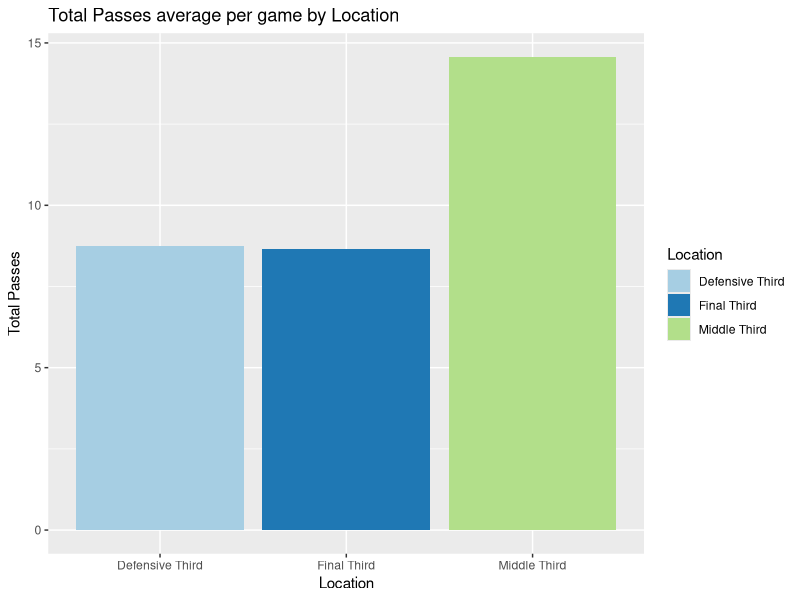
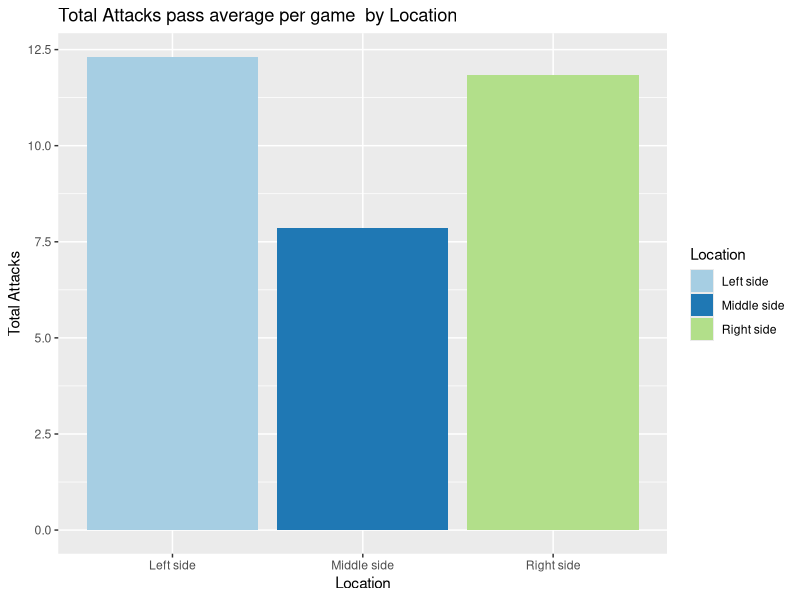
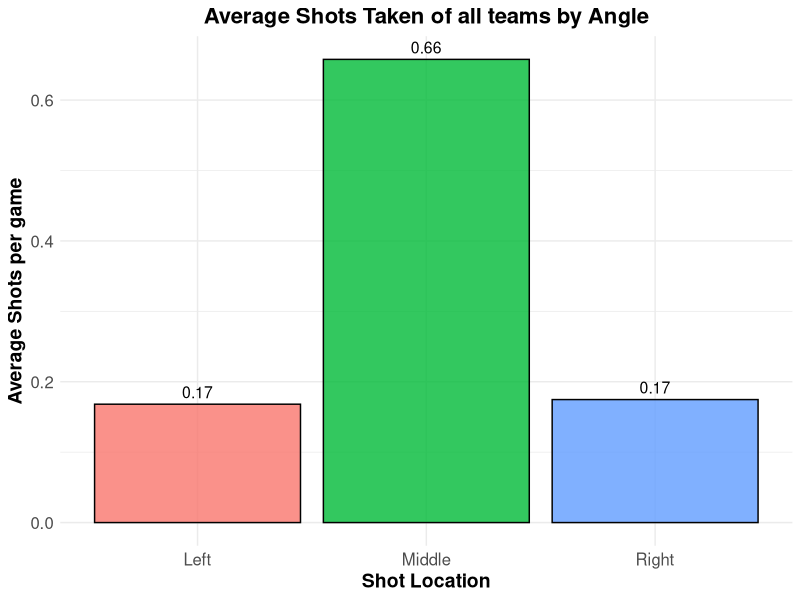
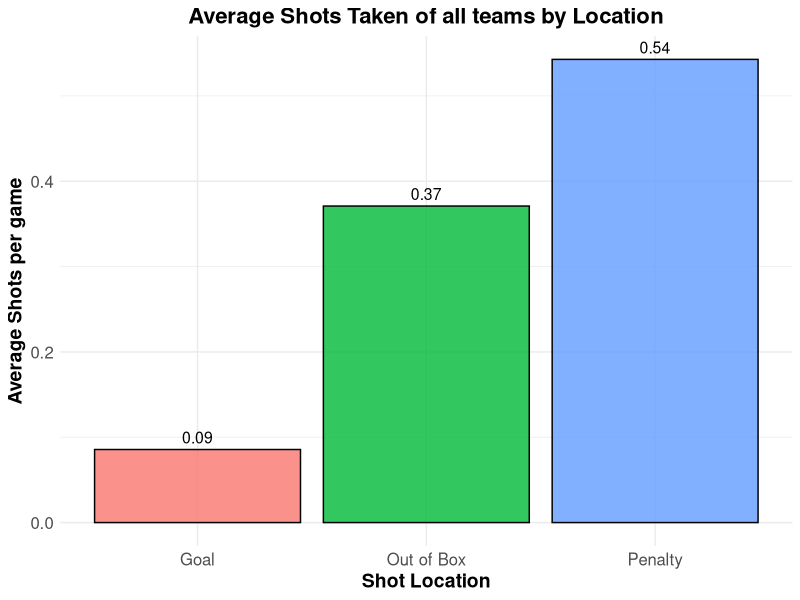
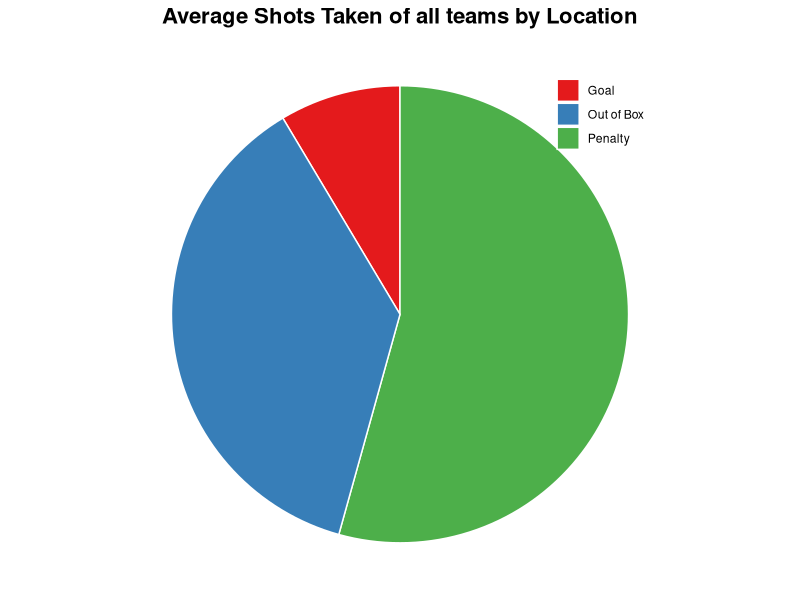
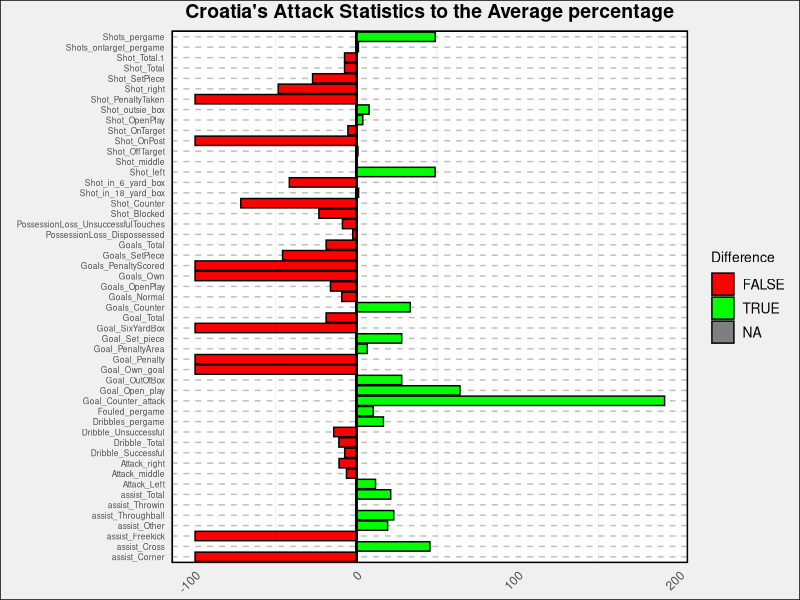
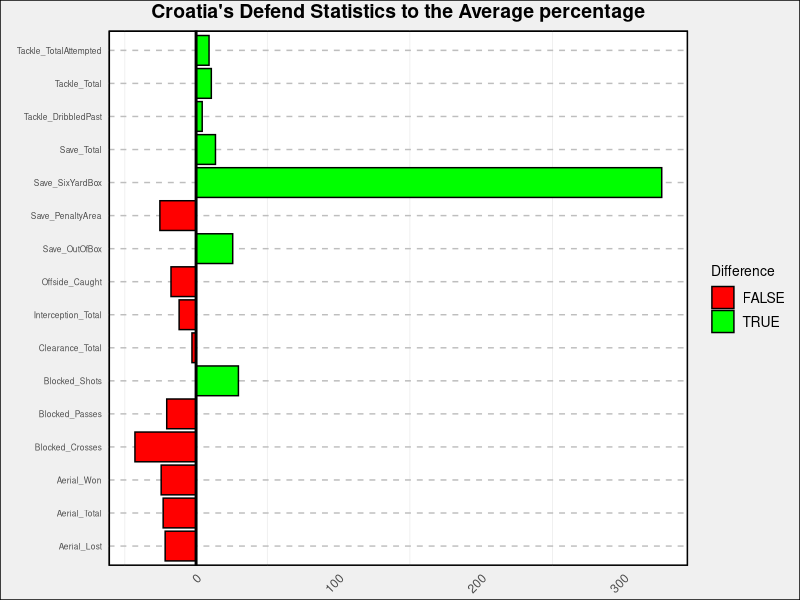
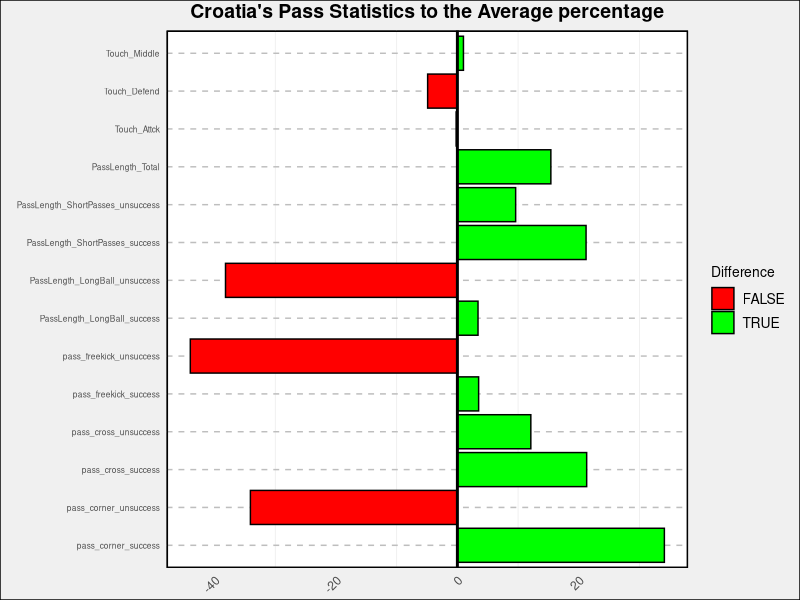

R code for these plots, in order:
## ---- chunk 1
install.packages("openxlsx")

## ---- chunk 2
install.packages("reshape2")

## ---- chunk 3
install.packages("shinydashboard")
## ---- chunk 4
library(tidyverse)
library(readxl)

# Load the files into dataframes
combined_pass <- read_excel("data_clean/combined_Pass.xlsx")
combined_attack <- read_excel("data_clean/combined_attack.xlsx")

# Select the relevant columns and rename them
pass_data <- combined_pass %>%
  select(Touch_Defend, Touch_Middle, Touch_Attck) %>%
  rename("Defensive Third" = Touch_Defend,
         "Middle Third" = Touch_Middle,
         "Final Third" = Touch_Attck)

attack_data <- combined_attack %>%
  select(Attack_Left, Attack_middle, Attack_right) %>%
  rename("Left side" = Attack_Left,
         "Middle side" = Attack_middle,
         "Right side" = Attack_right)

# Calculate the sum of each column
pass_sum <- pass_data %>% summarise(across(everything(), sum))
attack_sum <- attack_data %>% summarise(across(everything(), sum))

# Reshape the data for plotting
pass_sum <- pass_sum %>% pivot_longer(cols = everything(), names_to = "Location", values_to = "Touches")
attack_sum <- attack_sum %>% pivot_longer(cols = everything(), names_to = "Location", values_to = "Attacks")

# Create a bar chart for the pass data
pass_plot <- ggplot(pass_sum, aes(x = Location, y = Touches, fill = Location)) +
             geom_bar(stat = "identity") +
             labs(title = "Total Passes average per game by Location", y = "Total Passes", x = "Location") +
             scale_fill_brewer(palette = "Paired")

# Create a bar chart for the attack data
attack_plot <- ggplot(attack_sum, aes(x = Location, y = Attacks, fill = Location)) +
               geom_bar(stat = "identity") +
               labs(title = "Total Attacks pass average per game  by Location", y = "Total Attacks", x = "Location") +
               scale_fill_brewer(palette = "Paired")

# Display the plots
print(pass_plot)
print(attack_plot)

ggsave("data_plot/pass_plot.png", plot = pass_plot, width = 6, height = 4)
ggsave("data_plot/attack_plot.png", plot = attack_plot, width = 6, height = 4)

## ---- chunk 5
# Load libraries
library(openxlsx)
library(ggplot2)

# Read data
attack_data <- read.xlsx("data_clean/combined_attack.xlsx", sheet = 1, startRow = 1)

# Calculate average values
avg_left <- mean(attack_data$Shot_left)
avg_middle <- mean(attack_data$Shot_middle)
avg_right <- mean(attack_data$Shot_right)

# Create a data frame for plotting
avg_df <- data.frame(location = c("Left", "Middle", "Right"), 
                     average = c(avg_left, avg_middle, avg_right))

# Create the plot
shot_angle <- ggplot(data = avg_df, aes(x = location, y = average, fill = location)) +
  geom_bar(stat = "identity", color = "black", alpha = .8) +
  ggtitle("Average Shots Taken of all teams by Angle") +
  xlab("Shot Location") +
  ylab("Average Shots per game") +
  theme_minimal() +
  theme(plot.title = element_text(size = 16, face = "bold", hjust = 0.5),
        axis.title = element_text(size = 14, face = "bold"),
        axis.text = element_text(size = 12),
        legend.position = "none") +
  geom_text(aes(label = round(average, 2)), vjust = -0.5, size = 4)

print(shot_angle)
ggsave("data_plot/shot_angle.png", plot = shot_angle, width = 6, height = 4)
## ---- chunk 6
# Load libraries
library(openxlsx)
library(ggplot2)

# Read data
attack_data <- read.xlsx("data_clean/combined_attack.xlsx", sheet = 1, startRow = 1)

# Calculate average values
avg_left <- mean(attack_data$Shot_in_6_yard_box)
avg_middle <- mean(attack_data$Shot_in_18_yard_box)
avg_right <- mean(attack_data$Shot_outsie_box)

# Create a data frame for plotting
avg_df <- data.frame(location = c("Goal", "Penalty", "Out of Box"), 
                     average = c(avg_left, avg_middle, avg_right))

# Create the plot
shot_range <- ggplot(data = avg_df, aes(x = location, y = average, fill = location)) +
  geom_bar(stat = "identity", color = "black", alpha = .8) +
  ggtitle("Average Shots Taken of all teams by Location") +
  xlab("Shot Location") +
  ylab("Average Shots per game") +
  theme_minimal() +
  theme(plot.title = element_text(size = 16, face = "bold", hjust = 0.5),
        axis.title = element_text(size = 14, face = "bold"),
        axis.text = element_text(size = 12),
        legend.position = "none") +
  geom_text(aes(label = round(average, 2)), vjust = -0.5, size = 4)

print(shot_range)
ggsave("data_plot/shot_range.png", plot = shot_range, width = 6, height = 4)
## ---- chunk 7
# Load libraries
library(openxlsx)
library(ggplot2)

# Read data
attack_data <- read.xlsx("data_clean/combined_attack.xlsx", sheet = 1, startRow = 1)

# Calculate average values
avg_left <- mean(attack_data$Shot_in_6_yard_box)
avg_middle <- mean(attack_data$Shot_in_18_yard_box)
avg_right <- mean(attack_data$Shot_outsie_box)

# Create a data frame for plotting
avg_df <- data.frame(location = c("Goal", "Penalty", "Out of Box"), 
                     average = c(avg_left, avg_middle, avg_right))

# Create the plot
ggplot(data = avg_df, aes(x = "", y = average, fill = location)) +
  geom_bar(width = 1, stat = "identity", color = "white") +
  coord_polar(theta = "y") +
  ggtitle("Average Shots Taken of all teams by Location") +
  xlab("") +
  ylab("") +
  theme_void() +
  theme(plot.title = element_text(size = 16, face = "bold", hjust = 0.5),
        axis.title = element_blank(),
        axis.text = element_blank(),
        legend.position = c(0.85, 0.85),
        legend.title = element_blank(),
        panel.grid = element_blank()) +
  scale_fill_brewer(palette = "Set1")


## ---- chunk 8
# Load libraries
library(openxlsx)
library(ggplot2)

# Read data for Combined Attack
attack_data <- read.xlsx("data_clean/combined_attack.xlsx", sheet = 1, startRow = 1)

# Find Croatia's row
croatia_row <- attack_data[attack_data$Team == "Croatia", ]

# Calculate average values
avg_values <- colMeans(attack_data[, -1])

# Calculate differences between Croatia's values and averages
differences <- croatia_row[, -1] - avg_values

# Create a named vector of values
diff_vector <- setNames(differences, colnames(attack_data[, -1]))

# Calculate the percentage difference
percentage_diff <- round((differences / avg_values) * 100, 1)

# Create a named vector of values
diff_vector <- setNames(percentage_diff , colnames(attack_data[, -1]))



# Create a data frame for plotting
diff_df <- data.frame(statistic = names(diff_vector),
                      difference = as.numeric(diff_vector))

# Create the plot
Croatia_attack <- ggplot(data = diff_df, aes(x = statistic, y = difference, fill = difference > 0)) +
  geom_bar(stat = "identity", color = "black") +
  scale_fill_manual(values = c("red", "green"), name = "Difference") +
  geom_hline(yintercept = 0, color = "black", size = 1) +
  ggtitle("Croatia's Attack Statistics to the Average percentage") +
  xlab("") +
  ylab("Difference from Average (%)") +
  theme_minimal() +
  theme(plot.title = element_text(size = 14, face = "bold", hjust = 0.5),
        axis.title.x = element_blank(),
        axis.text.x = element_text(angle = 45, hjust = 1),
        axis.title.y = element_text(size = 6),
        axis.text.y = element_text(size = 6),
        legend.title = element_text(size = 10),
        legend.text = element_text(size = 10),
        panel.grid.major.x = element_blank(),
        panel.grid.major.y = element_line(colour = "grey", linetype = "dashed", size = 0.5),
        panel.background = element_rect(fill = "white"),
        panel.border = element_rect(fill = NA, colour = "black", size = 1),
        plot.background = element_rect(fill = "#F0F0F0"),
        plot.margin = unit(c(1, 2, 1, 1), "mm")) +
  coord_flip() +
  labs(fill = "Difference")


print(Croatia_attack)
ggsave("data_plot/Croatia_attack.png", plot = Croatia_attack, width = 6, height = 4)
## ---- chunk 9
# Load libraries
library(openxlsx)
library(ggplot2)

# Read data for Combined Attack
attack_data <- read.xlsx("data_clean/combined_Defend.xlsx", sheet = 1, startRow = 1)

# Find Croatia's row
croatia_row <- attack_data[attack_data$Team == "Croatia", ]

# Calculate average values
avg_values <- colMeans(attack_data[, -1])

# Calculate differences between Croatia's values and averages
differences <- croatia_row[, -1] - avg_values

# Create a named vector of values
diff_vector <- setNames(differences, colnames(attack_data[, -1]))

# Calculate the percentage difference
percentage_diff <- round((differences / avg_values) * 100, 1)

# Create a named vector of values
diff_vector <- setNames(percentage_diff , colnames(attack_data[, -1]))

# Create a data frame for plotting
diff_df <- data.frame(statistic = names(diff_vector),
                      difference = as.numeric(diff_vector))

# Create the plot
Croatia_defend <- ggplot(data = diff_df, aes(x = statistic, y = difference, fill = difference > 0)) +
  geom_bar(stat = "identity", color = "black") +
  scale_fill_manual(values = c("red", "green"), name = "Difference") +
  geom_hline(yintercept = 0, color = "black", size = 1) +
  ggtitle("Croatia's Defend Statistics to the Average percentage") +
  xlab("") +
  ylab("Difference from Average (%)") +
  theme_minimal() +
  theme(plot.title = element_text(size = 14, face = "bold", hjust = 0.5),
        axis.title.x = element_blank(),
        axis.text.x = element_text(angle = 45, hjust = 1),
        axis.title.y = element_text(size = 6),
        axis.text.y = element_text(size = 6),
        legend.title = element_text(size = 10),
        legend.text = element_text(size = 10),
        panel.grid.major.x = element_blank(),
        panel.grid.major.y = element_line(colour = "grey", linetype = "dashed", size = 0.5),
        panel.background = element_rect(fill = "white"),
        panel.border = element_rect(fill = NA, colour = "black", size = 1),
        plot.background = element_rect(fill = "#F0F0F0"),
        plot.margin = unit(c(1, 2, 1, 1), "mm")) +
  coord_flip() +
  labs(fill = "Difference")


print(Croatia_defend)
ggsave("data_plot/Croatia_defend.png", plot = Croatia_defend, width = 6, height = 4)
## ---- chunk 10
# Load libraries
library(openxlsx)
library(ggplot2)

# Read data for Combined Attack
attack_data <- read.xlsx("data_clean/combined_Pass.xlsx", sheet = 1, startRow = 1)

# Find Croatia's row
croatia_row <- attack_data[attack_data$Team == "Croatia", ][, -1]

# Calculate average values
avg_values <- colMeans(attack_data[, -1])

# Calculate differences between Croatia's values and averages
differences <- croatia_row - avg_values

# Create a named vector of values
diff_vector <- setNames(differences, colnames(attack_data[, -1]))

# Calculate the percentage difference
percentage_diff <- round((differences / avg_values) * 100, 1)

# Create a named vector of values
diff_vector <- setNames(percentage_diff , colnames(attack_data[, -1]))

# Create a data frame for plotting
diff_df <- data.frame(statistic = names(diff_vector),
                      difference = as.numeric(diff_vector))

# Create the plot
Croatia_pass <- ggplot(data = diff_df, aes(x = statistic, y = difference, fill = difference > 0)) +
  geom_bar(stat = "identity", color = "black") +
  scale_fill_manual(values = c("red", "green"), name = "Difference") +
  geom_hline(yintercept = 0, color = "black", size = 1) +
  ggtitle("Croatia's Pass Statistics to the Average percentage") +
  xlab("") +
  ylab("Difference from Average (%)") +
  theme_minimal() +
  theme(plot.title = element_text(size = 14, face = "bold", hjust = 0.5),
        axis.title.x = element_blank(),
        axis.text.x = element_text(angle = 45, hjust = 1),
        axis.title.y = element_text(size = 6),
        axis.text.y = element_text(size = 6),
        legend.title = element_text(size = 10),
        legend.text = element_text(size = 10),
        panel.grid.major.x = element_blank(),
        panel.grid.major.y = element_line(colour = "grey", linetype = "dashed", size = 0.5),
        panel.background = element_rect(fill = "white"),
        panel.border = element_rect(fill = NA, colour = "black", size = 1),
        plot.background = element_rect(fill = "#F0F0F0"),
        plot.margin = unit(c(1, 2, 1, 1), "mm")) +
  coord_flip() +
  labs(fill = "Difference")

print(Croatia_pass)
ggsave("data_plot/Croatia_pass.png", plot = Croatia_pass, width = 6, height = 4)

## ---- chunk 11
# Load libraries
library(openxlsx)
library(ggplot2)

# Read data for Combined Attack
attack_data <- read.xlsx("data_clean/combined_attack.xlsx", sheet = 1, startRow = 1)

# Find Croatia's row
croatia_row <- attack_data[attack_data$Team == "Belgium", ]

# Calculate average values
avg_values <- colMeans(attack_data[, -1])

# Calculate differences between Croatia's values and averages
differences <- croatia_row[, -1] - avg_values

# Create a named vector of values
diff_vector <- setNames(differences, colnames(attack_data[, -1]))

# Calculate the percentage difference
percentage_diff <- round((differences / avg_values) * 100, 1)

# Create a named vector of values
diff_vector <- setNames(percentage_diff , colnames(attack_data[, -1]))



# Create a data frame for plotting
diff_df <- data.frame(statistic = names(diff_vector),
                      difference = as.numeric(diff_vector))

# Create the plot
Belgium_attack <- ggplot(data = diff_df, aes(x = statistic, y = difference, fill = difference > 0)) +
  geom_bar(stat = "identity", color = "black") +
  scale_fill_manual(values = c("red", "green"), name = "Difference") +
  geom_hline(yintercept = 0, color = "black", size = 1) +
  ggtitle("Belgium's Attack Statistics to the Average percentage") +
  xlab("") +
  ylab("Difference from Average (%)") +
  theme_minimal() +
  theme(plot.title = element_text(size = 14, face = "bold", hjust = 0.5),
        axis.title.x = element_blank(),
        axis.text.x = element_text(angle = 45, hjust = 1),
        axis.title.y = element_text(size = 6),
        axis.text.y = element_text(size = 6),
        legend.title = element_text(size = 10),
        legend.text = element_text(size = 10),
        panel.grid.major.x = element_blank(),
        panel.grid.major.y = element_line(colour = "grey", linetype = "dashed", size = 0.5),
        panel.background = element_rect(fill = "white"),
        panel.border = element_rect(fill = NA, colour = "black", size = 1),
        plot.background = element_rect(fill = "#F0F0F0"),
        plot.margin = unit(c(1, 2, 1, 1), "mm")) +
  coord_flip() +
  labs(fill = "Difference")


print(Belgium_attack)
ggsave("data_plot/Belgium_attack.png", plot = Belgium_attack, width = 6, height = 4)
## ---- chunk 12
# Load libraries
library(openxlsx)
library(ggplot2)

# Read data for Combined Attack
attack_data <- read.xlsx("data_clean/combined_Defend.xlsx", sheet = 1, startRow = 1)

# Find Croatia's row
croatia_row <- attack_data[attack_data$Team == "Belgium", ]

# Calculate average values
avg_values <- colMeans(attack_data[, -1])

# Calculate differences between Croatia's values and averages
differences <- croatia_row[, -1] - avg_values

# Create a named vector of values
diff_vector <- setNames(differences, colnames(attack_data[, -1]))

# Calculate the percentage difference
percentage_diff <- round((differences / avg_values) * 100, 1)

# Create a named vector of values
diff_vector <- setNames(percentage_diff , colnames(attack_data[, -1]))

# Create a data frame for plotting
diff_df <- data.frame(statistic = names(diff_vector),
                      difference = as.numeric(diff_vector))

# Create the plot
Belgium_defend <- ggplot(data = diff_df, aes(x = statistic, y = difference, fill = difference > 0)) +
  geom_bar(stat = "identity", color = "black") +
  scale_fill_manual(values = c("red", "green"), name = "Difference") +
  geom_hline(yintercept = 0, color = "black", size = 1) +
  ggtitle("Belgium's Defend Statistics to the Average percentage") +
  xlab("") +
  ylab("Difference from Average (%)") +
  theme_minimal() +
  theme(plot.title = element_text(size = 14, face = "bold", hjust = 0.5),
        axis.title.x = element_blank(),
        axis.text.x = element_text(angle = 45, hjust = 1),
        axis.title.y = element_text(size = 6),
        axis.text.y = element_text(size = 6),
        legend.title = element_text(size = 10),
        legend.text = element_text(size = 10),
        panel.grid.major.x = element_blank(),
        panel.grid.major.y = element_line(colour = "grey", linetype = "dashed", size = 0.5),
        panel.background = element_rect(fill = "white"),
        panel.border = element_rect(fill = NA, colour = "black", size = 1),
        plot.background = element_rect(fill = "#F0F0F0"),
        plot.margin = unit(c(1, 2, 1, 1), "mm")) +
  coord_flip() +
  labs(fill = "Difference")


print(Belgium_defend)
ggsave("data_plot/Belgium_defend.png", plot = Belgium_defend, width = 6, height = 4)
## ---- chunk 13
# Load libraries
library(openxlsx)
library(ggplot2)

# Read data for Combined Attack
attack_data <- read.xlsx("data_clean/combined_Pass.xlsx", sheet = 1, startRow = 1)

# Find Croatia's row
croatia_row <- attack_data[attack_data$Team == "Belgium", ][, -1]

# Calculate average values
avg_values <- colMeans(attack_data[, -1])

# Calculate differences between Croatia's values and averages
differences <- croatia_row - avg_values

# Create a named vector of values
diff_vector <- setNames(differences, colnames(attack_data[, -1]))

# Calculate the percentage difference
percentage_diff <- round((differences / avg_values) * 100, 1)

# Create a named vector of values
diff_vector <- setNames(percentage_diff , colnames(attack_data[, -1]))

# Create a data frame for plotting
diff_df <- data.frame(statistic = names(diff_vector),
                      difference = as.numeric(diff_vector))

# Create the plot
Belgium_pass <- ggplot(data = diff_df, aes(x = statistic, y = difference, fill = difference > 0)) +
  geom_bar(stat = "identity", color = "black") +
  scale_fill_manual(values = c("red", "green"), name = "Difference") +
  geom_hline(yintercept = 0, color = "black", size = 1) +
  ggtitle("Belgium's Pass Statistics to the Average percentage") +
  xlab("") +
  ylab("Difference from Average (%)") +
  theme_minimal() +
  theme(plot.title = element_text(size = 14, face = "bold", hjust = 0.5),
        axis.title.x = element_blank(),
        axis.text.x = element_text(angle = 45, hjust = 1),
        axis.title.y = element_text(size = 6),
        axis.text.y = element_text(size = 6),
        legend.title = element_text(size = 10),
        legend.text = element_text(size = 10),
        panel.grid.major.x = element_blank(),
        panel.grid.major.y = element_line(colour = "grey", linetype = "dashed", size = 0.5),
        panel.background = element_rect(fill = "white"),
        panel.border = element_rect(fill = NA, colour = "black", size = 1),
        plot.background = element_rect(fill = "#F0F0F0"),
        plot.margin = unit(c(1, 2, 1, 1), "mm")) +
  coord_flip() +
  labs(fill = "Difference")


print(Belgium_pass)
ggsave("data_plot/Belgium_pass.png", plot = Belgium_pass, width = 6, height = 4)
## ---- chunk 14
# Load libraries
library(openxlsx)
library(dplyr)
library(ggplot2)

# Read team_data.xlsx file
team_data <- read.xlsx("data_clean/team_data.xlsx", sheet = 1, startRow = 1)

# Filter the data frame to select only columns games, goals_per90, and xg_per90
team_data_filtered <- select(team_data, games, goals_per90, xg_per90)

# Group the data frame by games and summarize the mean of goals_per90 and xg_per90 for each group
team_data_summary <- group_by(team_data_filtered, games) %>%
  summarize(mean_goals_per90 = mean(goals_per90),
            mean_xg_per90 = mean(xg_per90))

# Create the plot
ggplot(team_data_summary, aes(x = games, y = mean_goals_per90, group = 1)) +
  geom_line(color = "red", size = 1.5) +
  geom_line(aes(y = mean_xg_per90), color = "blue", size = 1.5) +
  ggtitle("Goals per 90 vs xG per 90 based on games") +
  xlab("Number of Games Played") +
  ylab("Mean Goals per 90 / xG per 90") +
  theme_minimal() +
  theme(plot.title = element_text(size = 14, face = "bold", hjust = 0.5),
        axis.title.x = element_text(size = 12),
        axis.title.y = element_text(size = 12),
        axis.text.x = element_text(size = 10),
        axis.text.y = element_text(size = 10),
        legend.title = element_blank(),
        legend.text = element_text(size = 10),
        panel.background = element_rect(fill = "white"),
        panel.border = element_rect(fill = NA, colour = "black", size = 1),
        plot.background = element_rect(fill = "#F0F0F0"),
        plot.margin = unit(c(1, 1, 1, 1), "cm"))

# Save the plot
ggsave("data_plot/goals_vs_xg.png", type = "cairo", dpi = 300, width = 6, height = 4, units = "in")

## ---- chunk 15
# Load libraries
library(openxlsx)
library(dplyr)
library(ggplot2)

# Read the team data
team_data <- read.xlsx("data_clean/team_data.xlsx", sheet = 1)

# Select games, goals per 90, and xg per 90 columns
selected_cols <- team_data %>% select(games, goals_per90, xg_per90)

# Calculate the average goals_per90 and xg_per90 for each value of games
avg_vals <- selected_cols %>% group_by(games) %>% summarize(avg_goals_per90 = mean(goals_per90, na.rm = TRUE), avg_xg_per90 = mean(xg_per90, na.rm = TRUE)) 

# Create a plot of avg_goals_per90 and avg_xg_per90 for each value of games
ggplot(avg_vals, aes(x = games, y = avg_goals_per90, group = 1)) + 
  geom_line(color = "blue") + 
  geom_point(size = 2, color = "blue") +
  geom_line(aes(y = avg_xg_per90), color = "red") +
  geom_point(aes(y = avg_xg_per90), size = 2, color = "red") +
  labs(x = "Games", y = "Per 90 Average", title = "Per 90 averages for games played") + 
  scale_x_continuous(breaks = seq(0, max(avg_vals$games), by = 2)) +
  scale_y_continuous(limits = c(0, max(max(avg_vals$avg_goals_per90), max(avg_vals$avg_xg_per90))) * 1.1) + 
  theme_classic()

## ---- chunk 16
# Load libraries
library(openxlsx)
library(dplyr)
library(ggplot2)

# Read the team data
team_data <- read.xlsx("data_clean/team_data.xlsx", sheet = 1)

# Select team, games, goals per 90, and xg per 90 columns
selected_cols <- team_data %>% select(team, games, goals_per90, xg_per90)

# Filter the rows where games = 3
filtered_data <- selected_cols %>% filter(games == 3)

# Select the team, goals per 90, and xg per 90 columns
plot_data <- filtered_data %>% select(team, goals_per90, xg_per90)

# Create a plot of goals_per90 and xg_per90 for each team
ggplot(plot_data, aes(x = goals_per90, y = xg_per90, label = team)) + 
  geom_point() + 
  geom_text() +
  labs(x = "Goals per 90", y = "xG per 90", title = "Goals per 90 vs xG per 90 for 3 games played") + 
  theme_classic()

## ---- chunk 17
# Load libraries
library(openxlsx)
library(dplyr)
library(ggplot2)

# Read the team data
team_data <- read.xlsx("data_clean/team_data.xlsx", sheet = 1)

# Select team, games, goals per 90, and xg per 90 columns
selected_cols <- team_data %>% select(team, games, goals_per90, xg_per90)

# Filter the rows where games = 3, 4, 5, and 7
filtered_data <- selected_cols %>%
  filter(games %in% c(3, 4, 5, 7))

# Select the team, goals per 90, and xg per 90 columns
plot_data <- filtered_data %>% select(team, games, goals_per90, xg_per90)

# Create a plot of goals_per90 and xg_per90 for each team
ggplot(plot_data, aes(x = goals_per90, y = xg_per90, label = team, col = as.factor(games))) + 
  geom_point(size = 3) + 
  geom_text(size = 3, nudge_x = 0.2, nudge_y = 0.2) + 
  labs(x = "goals per game", y = "Expected goals per game", title = "Goals and Expected per game") +
  labs(col="Match")+
  scale_color_manual(values = c("#00FF00", "#808080", "#FF0000", "#0000FF"),
                     breaks = c(3, 4, 5, 7), 
                     labels = c("3 games", "4 games", "5 games", "7 games")) +
  theme_classic()


# Save the plot
ggsave("data_plot/goals_vs_xg.png", type = "cairo", dpi = 300, width = 6, height = 4, units = "in")
## ---- chunk 18
# Load libraries
library(openxlsx)
library(ggplot2)
library(tidyverse)
library(reshape2)

# Read the XLSX file
data <- read.xlsx("data_clean/team_data.xlsx")

# Select the two columns you want to analyze
selected_cols <- data[, c("shots_per90", "shots_on_target_per90", "shots_free_kicks","gk_pens_allowed", "corner_kicks","errors", "goals")]

ggplot(melt(selected_cols, id.vars = "goals"), aes(x = value, y = goals)) +
  geom_point() +
  facet_grid(variable ~ ., scales = "free") +
  labs(title = "Linear Regression Analysis of goals per90") +
  theme_bw()

## ---- chunk 19
# Load libraries
library(openxlsx)
library(ggplot2)
library(tidyverse)
library(reshape2)

# Read the XLSX file
data <- read.xlsx("data_clean/team_data.xlsx")

# Select the two columns you want to analyze
selected_cols <- data[, c("shots_per90", "shots_on_target_per90", "shots_free_kicks", "gk_pens_allowed", "corner_kicks","sca_passes_dead", "goals_per90")]

# Create a scatter plot for each column
ggplot(melt(selected_cols, id.vars = "goals_per90"), aes(x = value, y = goals_per90)) +
  geom_point() +
  facet_wrap(~ variable, scales = "free") +
  labs(x = "", y = "Team Goals per game", title = "Variable may related to Goals per game") +
  theme_bw() +
  ggtitle("Variable may related to Goals per game") + 
  theme(plot.title = element_text(hjust = 0.5),
        axis.title.x = element_text(size = 10),
        axis.title.y = element_text(size = 10, angle = 90, vjust = 0.5),
        strip.text = element_text(size = 10, face = "bold"))

# Save the plot
ggsave("data_plot/goals_linear.png", type = "cairo", dpi = 300, width = 6, height = 4, units = "in")
